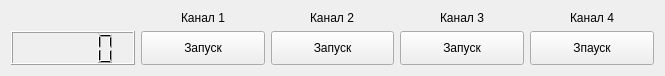
<?xml version="1.0" encoding="UTF-8"?>
<ui version="4.0">
 <class>ImpuleWaiter</class>
 <widget class="QWidget" name="ImpuleWaiter">
  <property name="geometry">
   <rect>
    <x>0</x>
    <y>0</y>
    <width>665</width>
    <height>76</height>
   </rect>
  </property>
  <property name="windowTitle">
   <string>Добавление стартового реагента</string>
  </property>
  <layout class="QHBoxLayout" name="horizontalLayout_2">
   <item>
    <layout class="QGridLayout" name="gridLayout">
     <item row="1" column="0">
      <widget class="QLCDNumber" name="lcdNumber"/>
     </item>
     <item row="1" column="1">
      <widget class="QPushButton" name="pushButton_1">
       <property name="sizePolicy">
        <sizepolicy hsizetype="Minimum" vsizetype="Minimum">
         <horstretch>0</horstretch>
         <verstretch>0</verstretch>
        </sizepolicy>
       </property>
       <property name="text">
        <string>Запуск</string>
       </property>
      </widget>
     </item>
     <item row="1" column="2">
      <widget class="QPushButton" name="pushButton_2">
       <property name="sizePolicy">
        <sizepolicy hsizetype="Minimum" vsizetype="Minimum">
         <horstretch>0</horstretch>
         <verstretch>0</verstretch>
        </sizepolicy>
       </property>
       <property name="text">
        <string>Запуск</string>
       </property>
      </widget>
     </item>
     <item row="1" column="3">
      <widget class="QPushButton" name="pushButton_3">
       <property name="sizePolicy">
        <sizepolicy hsizetype="Minimum" vsizetype="Minimum">
         <horstretch>0</horstretch>
         <verstretch>0</verstretch>
        </sizepolicy>
       </property>
       <property name="text">
        <string>Запуск</string>
       </property>
      </widget>
     </item>
     <item row="1" column="4">
      <widget class="QPushButton" name="pushButton_4">
       <property name="sizePolicy">
        <sizepolicy hsizetype="Minimum" vsizetype="Minimum">
         <horstretch>0</horstretch>
         <verstretch>0</verstretch>
        </sizepolicy>
       </property>
       <property name="text">
        <string>Зпауск</string>
       </property>
      </widget>
     </item>
     <item row="0" column="1" alignment="Qt::AlignHCenter">
      <widget class="QLabel" name="label_1">
       <property name="sizePolicy">
        <sizepolicy hsizetype="Fixed" vsizetype="Fixed">
         <horstretch>0</horstretch>
         <verstretch>0</verstretch>
        </sizepolicy>
       </property>
       <property name="text">
        <string>Канал 1</string>
       </property>
      </widget>
     </item>
     <item row="0" column="2" alignment="Qt::AlignHCenter">
      <widget class="QLabel" name="label_2">
       <property name="text">
        <string>Канал 2</string>
       </property>
      </widget>
     </item>
     <item row="0" column="3" alignment="Qt::AlignHCenter">
      <widget class="QLabel" name="label_3">
       <property name="text">
        <string>Канал 3</string>
       </property>
      </widget>
     </item>
     <item row="0" column="4" alignment="Qt::AlignHCenter">
      <widget class="QLabel" name="label_4">
       <property name="text">
        <string>Канал 4</string>
       </property>
      </widget>
     </item>
    </layout>
   </item>
  </layout>
 </widget>
 <resources/>
 <connections/>
</ui>
